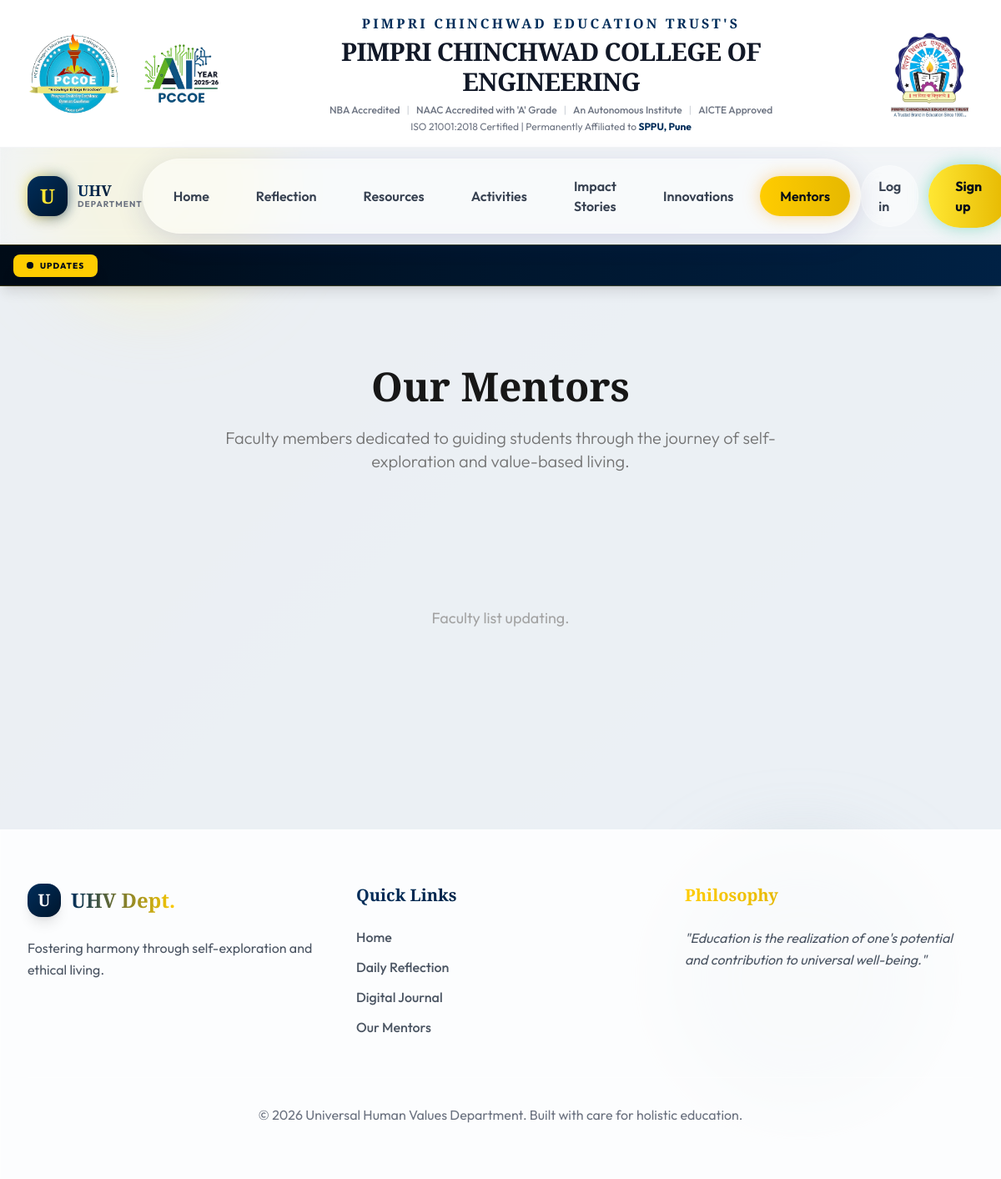
Before: /faculty/ with the older database file.
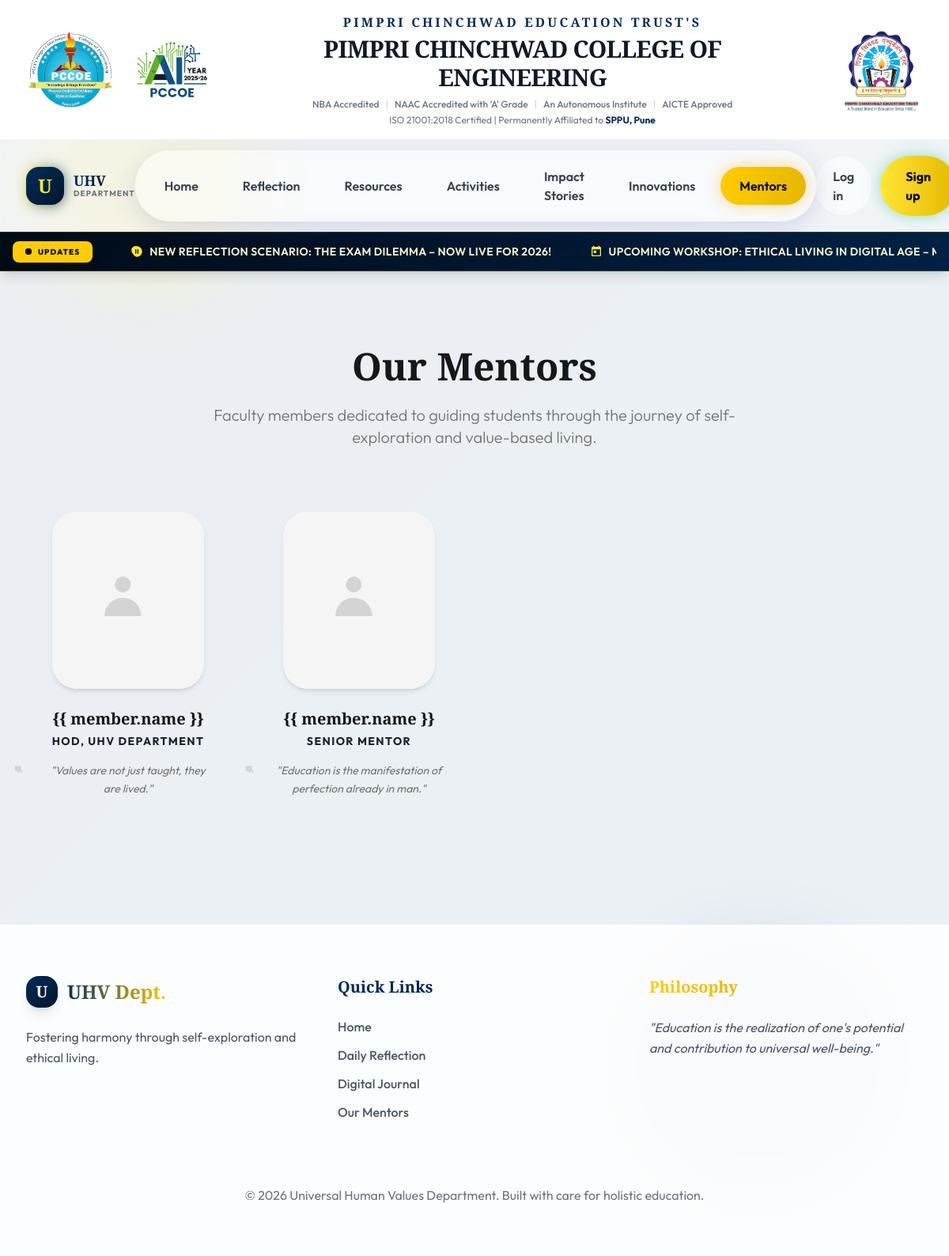
After: the same page with the newer database file.
### core/models.py (models this page shows, shortened)
class NewsUpdate(models.Model):
    ICON_CHOICES = [
        ('update', 'Update Icon (Circle)'),
        ('event', 'Event Icon (Calendar)'),
        ('voice', 'Voice Icon (Speaker)'),
        ('heart', 'Heart Icon'),
    ]
    text = models.CharField(max_length=255)
    icon_type = models.CharField(max_length=20, choices=ICON_CHOICES, default='update')
    link = models.CharField(max_length=255, blank=True, help_text="Optional URL to link to")
    is_active = models.BooleanField(default=True)
    order = models.IntegerField(default=0)
    created_at = models.DateTimeField(auto_now_add=True)
    class Meta:
        ordering = ['order', '-created_at']

### faculty/models.py (models this page shows, shortened)
class FacultyProfile(models.Model):
    name = models.CharField(max_length=100)
    role = models.CharField(max_length=100)
    philosophy = models.CharField(max_length=200, help_text="One-line philosophy on values")
    image = models.ImageField(upload_to='faculty/', blank=True, null=True)

### faculty/views.py (the view)
# urls.py: path('', views.faculty_list, name='list'),
def faculty_list(request):
    faculty_members = FacultyProfile.objects.all()
    return render(request, 'faculty/list.html', {'faculty_members': faculty_members})

### core/context_processors.py (called while the page is built)
def news_ticker(request):
    updates = NewsUpdate.objects.filter(is_active=True).order_by('order', '-created_at')
    return {
        'ticker_updates': updates
    }

### quotes/context_processors.py (called while the page is built)
def daily_quote(request):
    quotes = Quote.objects.filter(is_active=True)
    if quotes.exists():
        quote = random.choice(quotes)
        return {'daily_quote': quote}
    return {'daily_quote': None}

### templates/faculty/list.html (shortened to what this page needs)
{% extends 'base.html' %}
{% block content %}
<div class="max-w-7xl mx-auto px-4 sm:px-6 lg:px-8 py-20">
    <div class="text-center mb-20">
        <h1 class="text-5xl font-serif font-bold text-neutral-900 mb-6">Our Mentors</h1>
        <p class="text-xl text-neutral-500 font-light max-w-2xl mx-auto">
            Faculty members dedicated to guiding students through the journey of self-exploration and value-based
            living.
        </p>
    </div>
    <div class="grid grid-cols-1 md:grid-cols-2 lg:grid-cols-4 gap-x-8 gap-y-12">
        {% for member in faculty_members %}
        <div class="group flex flex-col items-center text-center">
            <div class="relative mb-6">
                <div
                    class="absolute inset-0 bg-secondary-100 rounded-[2rem] transform rotate-3 transition-transform duration-500 group-hover:rotate-6">
                </div>
                <div class="relative w-48 h-56 overflow-hidden rounded-[2rem] shadow-md bg-white">
                    {% if member.image %}
                    <img src="{{ member.image.url }}" alt="{{ member.name }}"
                        class="w-full h-full object-cover filter grayscale group-hover:grayscale-0 transition-all duration-700">
                    {% else %}
                    <div class="w-full h-full bg-neutral-100 flex items-center justify-center text-neutral-300">
                        <svg class="h-20 w-20" fill="currentColor" viewBox="0 0 24 24">
                            <path fill-rule="evenodd" d="M10 9a3 3 0 100-6 3 3 0 000 6zm-7 9a7 7 0 1114 0H3z"
                                clip-rule="evenodd"></path>
                        </svg>
                    </div>
                    {% endif %}
                </div>
            </div>
            <h3 class="text-xl font-serif font-bold text-neutral-900 mb-1 group-hover:text-primary transition-colors">{{
                member.name }}</h3>
            <p class="text-sm text-secondary font-bold uppercase tracking-widest mb-4">{{ member.role }}</p>
            <div class="relative px-6">
                <p class="text-neutral-500 text-sm italic leading-relaxed">"{{ member.philosophy }}"</p>
            </div>
        </div>
        {% empty %}
        <div class="col-span-full py-20 text-center">
            <p class="text-neutral-400">Faculty list updating.</p>
        </div>
        {% endfor %}
    </div>
</div>
{% endblock %}

### templates/base.html (shortened to what the changed rows need)
{% load static %}
<!DOCTYPE html>
<html lang="en" class="scroll-smooth">
<head>
    <script src="https://cdn.tailwindcss.com"></script>
</head>
<body class="flex flex-col min-h-screen selection:bg-primary-200 selection:text-primary-900">
    <header class="bg-white border-b border-gray-100 py-4 shadow-sm relative z-50">
        <div class="max-w-7xl mx-auto px-4 sm:px-6 lg:px-8">
            <div class="flex flex-col md:flex-row justify-between items-center text-center md:text-left gap-6">
                <div class="flex flex-col items-center justify-center flex-grow text-center px-4">
                    <h2
                        class="text-primary-600 font-bold text-sm md:text-base tracking-[0.2em] uppercase leading-tight mb-1">
                        Pimpri Chinchwad Education Trust's
                    </h2>
                    <h1
                        class="text-gray-900 font-extrabold text-xl md:text-3xl tracking-tight uppercase mb-2 font-serif">
                        Pimpri Chinchwad College of Engineering
                    </h1>
                </div>
            </div>
        </div>
    </header>
    <div class="sticky top-[72px] md:top-[88px] z-40 bg-gradient-to-r from-primary-900 to-primary-700 text-white border-y border-accent-500/20 shadow-lg overflow-hidden py-2"
        x-data="{ scrolled: false }" @scroll.window="scrolled = (window.pageYOffset > 50)"
        :class="scrolled ? 'opacity-90 blur-[1px] hover:opacity-100 hover:blur-none transition-all duration-300' : ''">
        <div class="relative flex items-center px-4">
            <div class="flex-grow overflow-hidden whitespace-nowrap mask-linear-fade flex items-center relative h-8">
                <div class="animate-ticker inline-flex items-center space-x-12 px-12 absolute left-0 text-accent-100">
                    {% for update in ticker_updates %}
                    <span class="text-sm font-semibold tracking-wide flex items-center gap-2">
                        {% if update.icon_type == 'update' %}
                        <svg class="w-4 h-4 fill-accent-400" viewBox="0 0 24 24">
                            <path
                                d="M12 2L6.48 2 2 6.48 2 12s4.48 10 10 10 10-4.48 10-10S17.52 2 12 2zm-1 14H9V8h2v8zm4 0h-2V8h2v8z" />
                        </svg>
                        {% elif update.icon_type == 'event' %}
                        <svg class="w-4 h-4 fill-accent-400" viewBox="0 0 24 24">
                            <path
                                d="M19 3h-1V1h-2v2H8V1H6v2H5c-1.11 0-1.99.9-1.99 2L3 19c0 1.1.89 2 2 2h14c1.1 0 2-.9 2-2V5c0-1.1-.9-2-2-2zm0 16H5V8h14v11zM7 10h5v5H7z" />
                        </svg>
                        {% elif update.icon_type == 'voice' %}
                        <svg class="w-4 h-4 fill-accent-400" viewBox="0 0 24 24">
                            <path d="M20 2H4c-1.1 0-2 .9-2 2v18l4-4h14c1.1 0 2-.9 2-2V4c0-1.1-.9-2-2-2z" />
                        </svg>
                        {% else %}
                        <svg class="w-4 h-4 fill-accent-400" viewBox="0 0 24 24">
                            <path
                                d="M12 21.35l-1.45-1.32C5.4 15.36 2 12.28 2 8.5 2 5.42 4.42 3 7.5 3c1.74 0 3.41.81 4.5 2.09C13.09 3.81 14.76 3 16.5 3 19.58 3 22 5.42 22 8.5c0 3.78-3.4 6.86-8.55 11.54L12 21.35z" />
                        </svg>
                        {% endif %}
                        {{ update.text }}
                    </span>
                    {% endfor %}
                </div>
            </div>
        </div>
    </div>
    <main class="flex-grow pt-4 page-transition relative z-10">
        {% block content %}{% endblock %}
    </main>
</body>
</html>

Changed rows visible on the page:
added NewsUpdate: icon_type "update" (drawn), text "NEW REFLECTION SCENARIO: THE EXAM DILEMMA – NOW LIVE FOR 2026!"
added NewsUpdate: icon_type "event" (drawn), text "UPCOMING WORKSHOP: ETHICAL LIVING IN DIGITAL AGE –…"
added FacultyProfile: role "HOD, UHV DEPARTMENT", philosophy "Values are not just taught, they are lived."
added FacultyProfile: role "SENIOR MENTOR", philosophy "Education is the manifestation of perfection already in man."
Other visible differences:
text no longer shown: "Faculty list updating."
